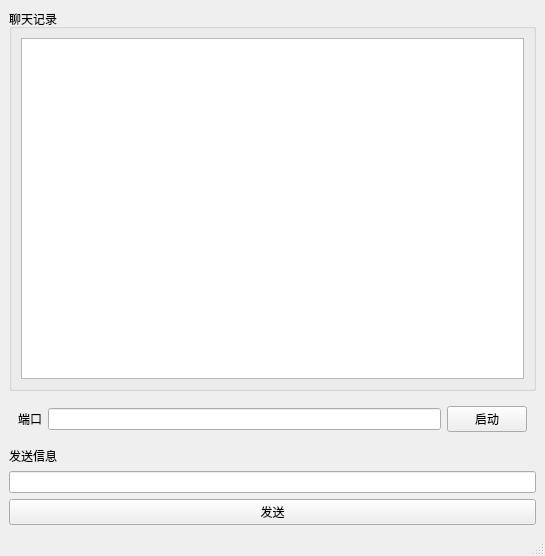
<?xml version="1.0" encoding="UTF-8"?>
<ui version="4.0">
 <class>MainWindow</class>
 <widget class="QMainWindow" name="MainWindow">
  <property name="geometry">
   <rect>
    <x>0</x>
    <y>0</y>
    <width>545</width>
    <height>556</height>
   </rect>
  </property>
  <property name="windowTitle">
   <string>MainWindow</string>
  </property>
  <widget class="QWidget" name="centralwidget">
   <layout class="QVBoxLayout" name="verticalLayout_2">
    <item>
     <widget class="QGroupBox" name="groupBox">
      <property name="title">
       <string>聊天记录</string>
      </property>
      <layout class="QVBoxLayout" name="verticalLayout">
       <item>
        <widget class="QTextEdit" name="record"/>
       </item>
      </layout>
     </widget>
    </item>
    <item>
     <widget class="QWidget" name="widget" native="true">
      <layout class="QHBoxLayout" name="horizontalLayout">
       <item>
        <widget class="QLabel" name="label">
         <property name="text">
          <string>端口</string>
         </property>
        </widget>
       </item>
       <item>
        <widget class="QLineEdit" name="port"/>
       </item>
       <item>
        <widget class="QPushButton" name="setListen">
         <property name="text">
          <string>启动</string>
         </property>
        </widget>
       </item>
      </layout>
     </widget>
    </item>
    <item>
     <widget class="QLabel" name="label_2">
      <property name="text">
       <string>发送信息</string>
      </property>
     </widget>
    </item>
    <item>
     <widget class="QLineEdit" name="msg"/>
    </item>
    <item>
     <widget class="QPushButton" name="sendMsg">
      <property name="text">
       <string>发送</string>
      </property>
     </widget>
    </item>
   </layout>
  </widget>
  <widget class="QMenuBar" name="menubar">
   <property name="geometry">
    <rect>
     <x>0</x>
     <y>0</y>
     <width>545</width>
     <height>22</height>
    </rect>
   </property>
  </widget>
  <widget class="QStatusBar" name="statusbar"/>
 </widget>
 <resources/>
 <connections/>
</ui>
